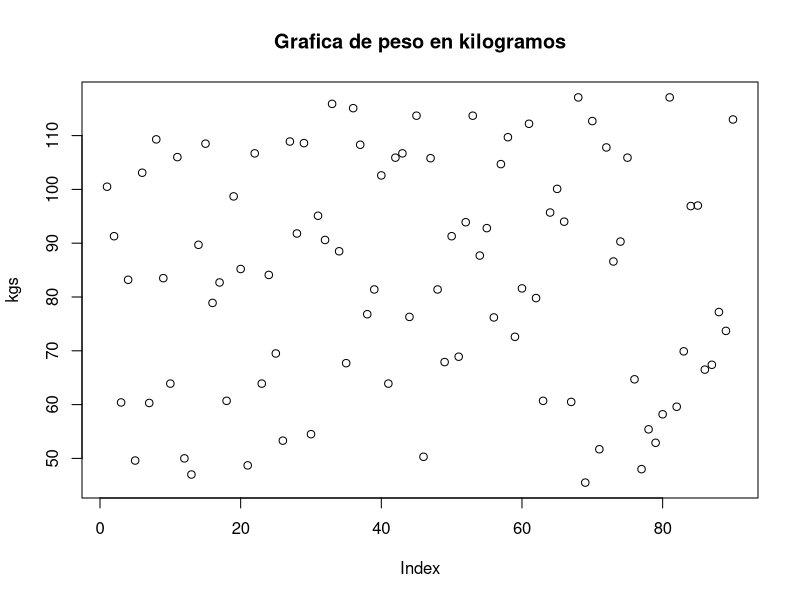
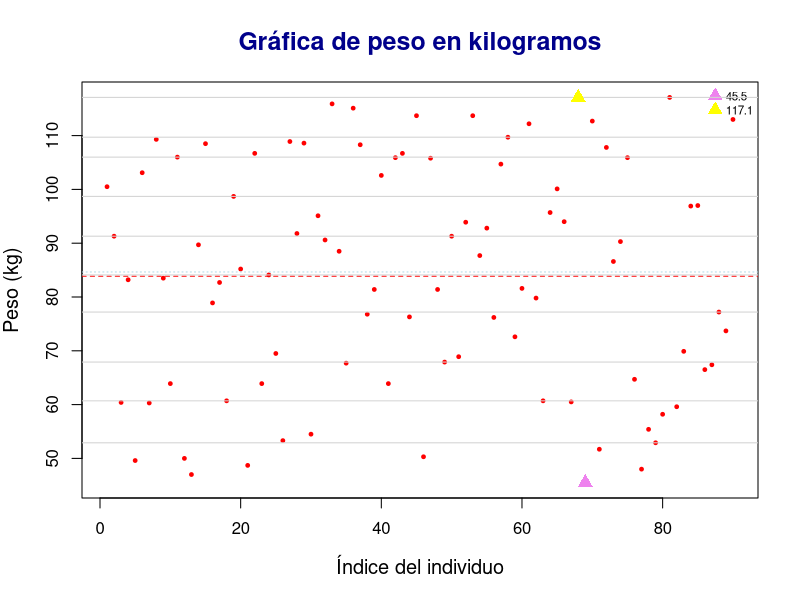
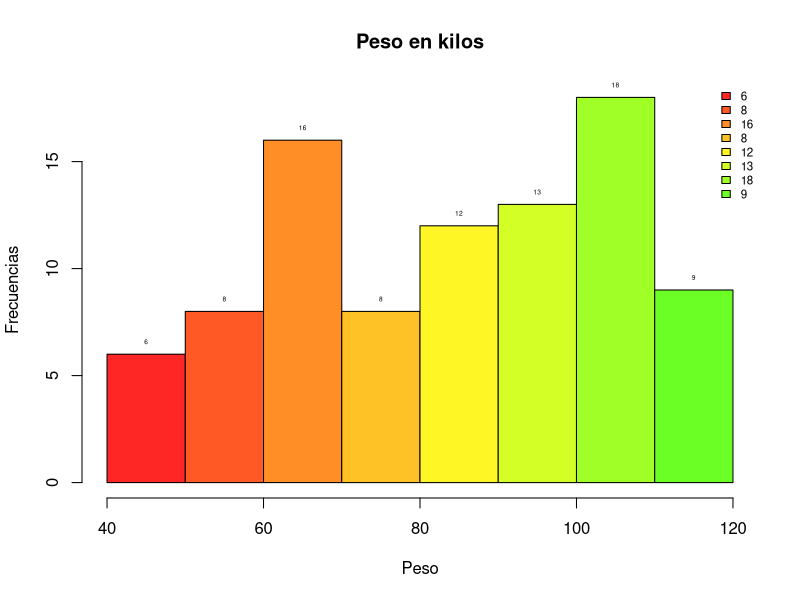
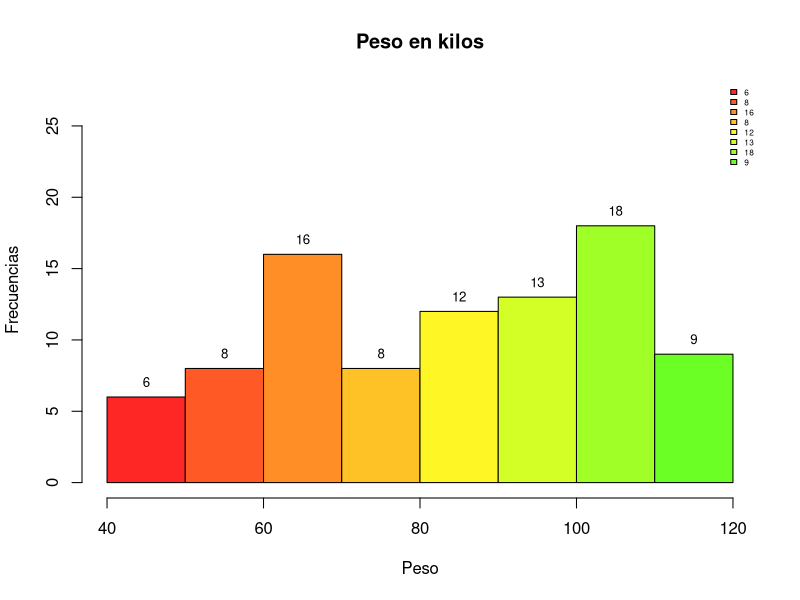
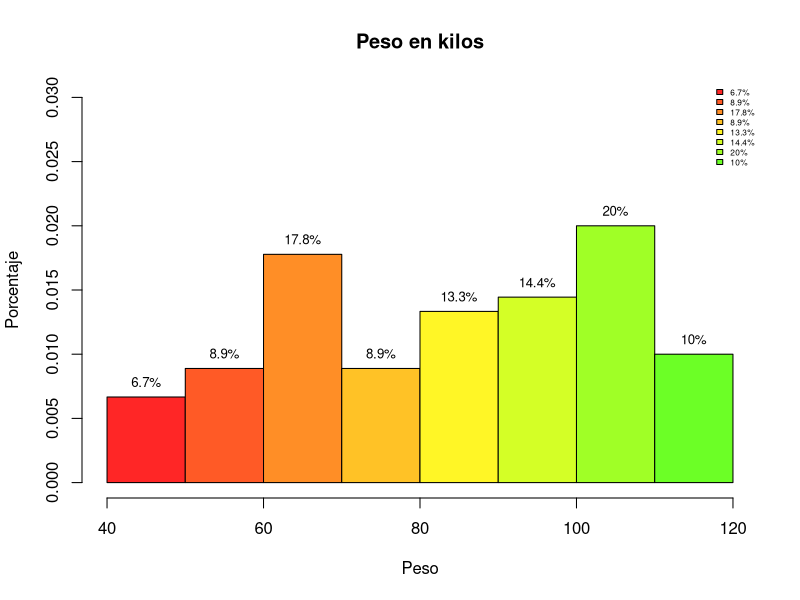
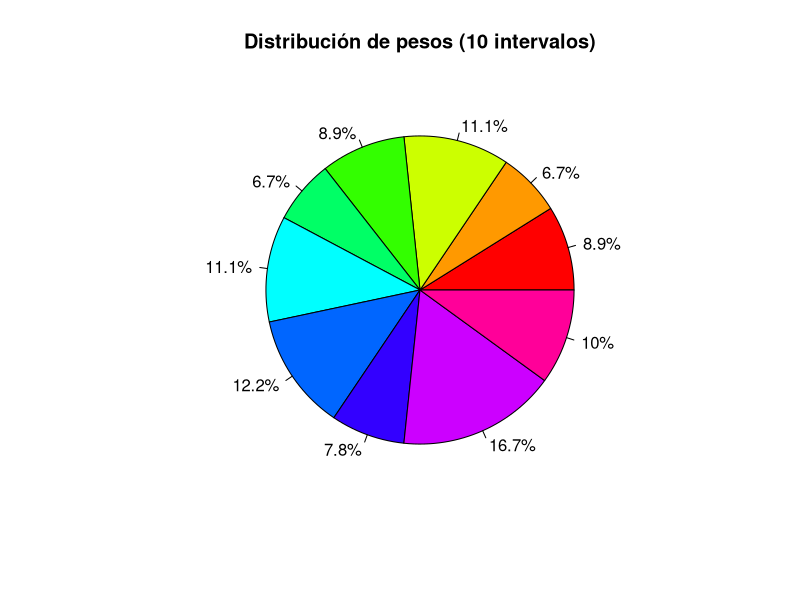
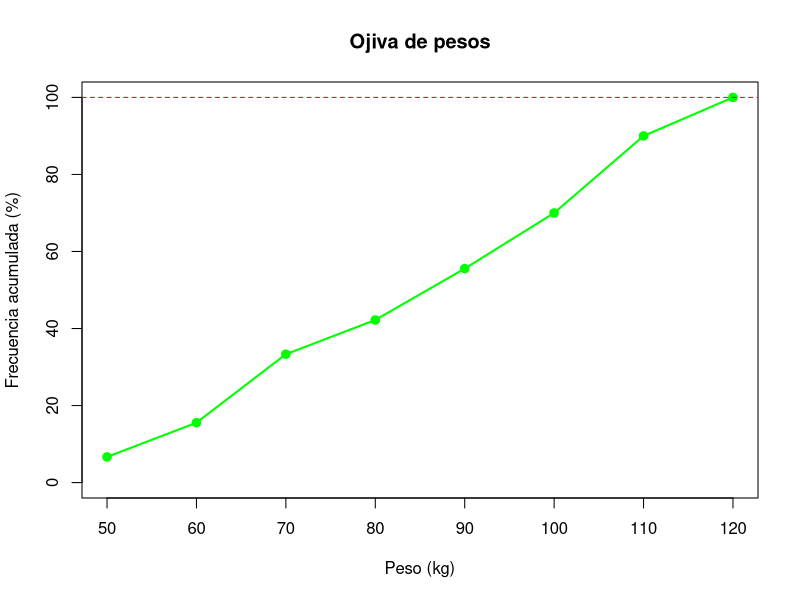
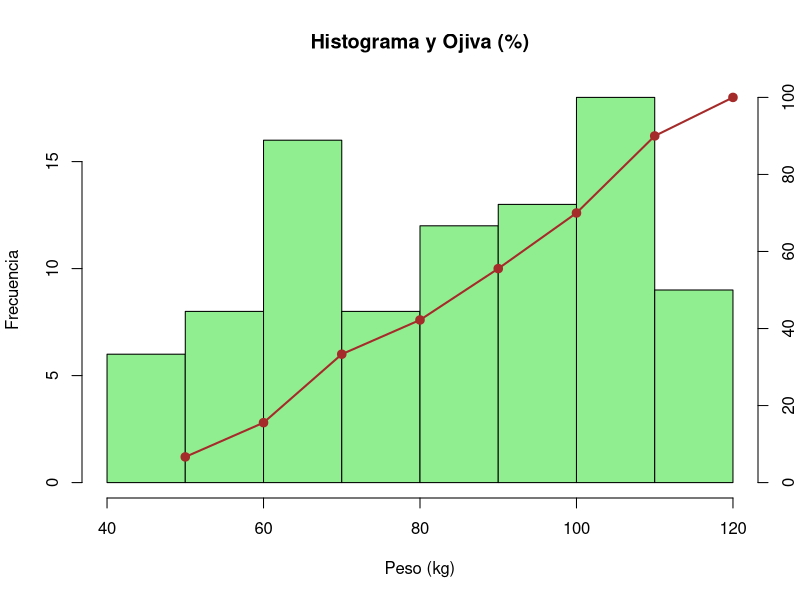

These charts were generated, in order, by the following R code:
## ---- chunk 1
knitr::opts_chunk$set(echo = TRUE)
## ---- chunk 2
17<5
17>5
17<=5
17>=5
17!=5
17==5
## ---- chunk 3
17+5
17*5
17*5
17^5
17%/%5
17%%5
## ---- chunk 4
log(1)
log(12)
log(12,2)
exp(12)
exp(1)
## ---- chunk 5
sin(45)
cos(45)
tan(45)
asin(0.96)
acos(0.97)
atan(0.45)
## ---- chunk 6
abs(-34)
sqrt(8)
floor(1.56)
ceiling(1.56)
max(4,7,2,12)
min(4,7,2,12)
sign(-45)
## ---- chunk 7
cos(pi/6 + pi/2) + exp(2)
## ---- chunk 8
cos(pi/6 + pi/2) + exp(2)*log(5) + acos(1/sqrt(2))
## ---- chunk 9
1/7
## ---- chunk 10
options(digits = 3)
1/7
## ---- chunk 11
options(digits = 6)
1/7
## ---- chunk 12
round(67.45)
## ---- chunk 13
round(75.324568, 2)
## ---- chunk 14
options(digits = 7)
## ---- chunk 15
signif(56.345458234234, 2)
## ---- chunk 16
signif(56.345458234234)
## ---- chunk 17
exp(-30)
## ---- chunk 18
options(scipen = 999)
## ---- chunk 19
exp(-30)
## ---- chunk 20
options(scipen = 0)
## ---- chunk 21
# Definimos nuevas constantes
pi_val <- pi
y <- 0.075
k <- log(10)
y0 <- exp(k * y)
## ---- chunk 22
txt <- "El valor de y0 es:"
cat(txt, y0, "\n")
paste(txt, y0)
paste0(txt, y0)
## ---- chunk 23
y0 <- 2
y1 <- y0^2 - sqrt(y0) + 5
(y1 <- y0^2 - sqrt(y0) + 5)
print(y1)
## ---- chunk 24
ls()
## ---- chunk 25
rm(list = ls())
ls()
## ---- chunk 26
y0 <- 3
y1 <- y0^3 + sin(y0)
cat("y0 =", y0, "\n", "y1 =", y1)
## ---- chunk 27
fun1 <- function(x,a,b,h,k){
  res <- a+b*cos(hx+k)
  return(res)
}
## ---- chunk 28
Discriminante <- function(a,b,c){
  res <- b^2-4*a*c
  return(res)
}
## ---- chunk 29
knitr::opts_chunk$set(echo = TRUE, message = FALSE, warning = FALSE)
## ---- chunk 30
rm(list = ls())
dev.off()
## ---- chunk 31
kgs <- c(100.5, 91.3, 60.4, 83.2, 49.6, 103.1, 60.3, 109.3, 83.5,
         63.9, 106, 50, 47, 89.7, 108.5, 78.9, 82.7, 60.7, 98.7, 85.2, 48.7, 106.7, 63.9, 84.1,
         69.5, 53.3, 108.9, 91.8, 108.6, 54.5, 95.1, 90.6, 115.9, 88.5, 67.7, 115.1, 108.3, 76.8,
         81.4, 102.6, 63.9, 105.9, 106.7, 76.3, 113.7, 50.3, 105.8, 81.4, 67.9, 91.3, 68.9, 93.9,
         113.7, 87.7, 92.8, 76.2, 104.7, 109.7, 72.6, 81.6, 112.2, 79.8, 60.7, 95.7, 100.1, 94,
         60.5, 117.1, 45.5, 112.7, 51.7, 107.8, 86.6, 90.3, 105.9, 64.7, 48, 55.4, 52.9, 58.2,
         117.1, 59.6, 69.9, 96.9, 97, 66.5, 67.4, 77.2, 73.7, 113)
## ---- chunk 32
summary(kgs)
## ---- chunk 33
kgs_ord <- sort(kgs)
cte <- 9
## ---- chunk 34
indices <- 1:10; (indices)
t <- cte*indices; (t)
## ---- chunk 35
mis_deciles <- kgs_ord[t]; (mis_deciles)
cuantiles <- quantile(kgs); (cuantiles)
Q1 <- cuantiles[2]; (Q1)
Q2 <- cuantiles[3]; (Q2)
Q3 <- cuantiles[4]; (Q3)
## ---- chunk 36
x_media <- mean(kgs)
mi_min <- min(kgs); 
mi_max <- max(kgs);
## ---- chunk 37
plot(kgs,main="Grafica de peso en kilogramos")
## ---- chunk 38
plot(
  kgs,
  main = "Gráfica de peso en kilogramos",
  xlab = "Índice del individuo",
  ylab = "Peso (kg)",
  col = "red",       
  pch = 19,           
  cex = 0.5,          
  cex.main = 1.5,     
  cex.lab = 1.2,      
  col.main = "darkblue")
legend(
  "topright",                  
  legend = c(mi_min,mi_max),    
  pch = 17,
  col=c("violet","yellow"),
  pt.cex = 1.5,               
  cex = 0.7,
  bty = "n"                    
)
abline(h = x_media, col = "red", lwd = 1, lty = 2)     
abline(h = Q2, col = "lightblue", lwd = 1, lty = 3) 
abline(h = mis_deciles, col = "lightgray", lty = 1.5)
points(which.min(kgs), min(kgs), col = "violet", pch = 17, cex = 1.5)
points(which.max(kgs), max(kgs), col = "yellow", pch = 17, cex = 1.5)
## ---- chunk 39
nbreaks=10;
miscolores <- rainbow(25,0.85);
h <- hist(kgs, breaks = nbreaks, col= miscolores, 
          main = 'Peso en kilos',
          xlab="Peso",
          ylab="Frecuencias")
text(h$mids, h$counts, labels = h$counts, pos = 3, cex = 0.4, 
     col = "black")
nl <- length(h$counts); 
legend(
  "topright",                  
  legend = h$counts,   
  fill = miscolores,
  col = miscolores,    
  pt.cex = 1.5,             
  cex = 0.7,
  bty = "n"                  
)
## ---- chunk 40

h2 <- hist(kgs, breaks = nbreaks, col= miscolores, 
          main = 'Peso en kilos',
          xlab="Peso",
          ylab="Frecuencias",
          ylim=c(0,max(h$counts)*1.5))
text(h$mids, h$counts, labels = h$counts, pos = 3, cex = 0.8, 
     col = "black")
nl <- length(h$counts); 
legend(
  "topright",                
  legend = h$counts,    
  fill = miscolores,
  col = miscolores,    
  pt.cex = 1.5,                
  cex = 0.5,
  bty = "n"                  
)
## ---- chunk 41
h3 <- hist(kgs, 
           breaks = nbreaks, 
           col= miscolores, 
           main = 'Peso en kilos',
           xlab="Peso",
           ylab="Porcentaje",
           ylim=c(0,max(h$density)*1.5),
           probability=TRUE)
porcentajes <- h3$counts/sum(h3$counts)*100

text(h3$mids, 
     h3$density, 
     labels = paste0(round(porcentajes,1),"%"),
     pos = 3, 
     cex = 0.8, 
     col = "black")

nl <- length(h3$counts); (nl)
legend(
  "topright",                  
  legend = paste0(round(porcentajes,1),"%"),
  fill = miscolores,
  cex = 0.5,
  bty = "n"                    
)
## ---- chunk 42
nbreaks <- 10
intervalos <- cut(kgs, breaks = nbreaks); (intervalos)
tabla <- table(intervalos); (tabla)
porcentajes <- round(prop.table(tabla) * 100, 1); (porcentajes)
pie(tabla,
    main = "Distribución de pesos (10 intervalos)",
    col = rainbow(length(tabla)),
    labels = paste0(porcentajes, "%"))
## ---- chunk 43
nbreaks <- 10
h <- hist(kgs, breaks = nbreaks, plot = FALSE)
freq_acum <- cumsum(h$counts) / sum(h$counts) * 100
x_vals <- h$breaks[-1]
plot(x_vals, freq_acum, type = "o",
     main = "Ojiva de pesos",
     xlab = "Peso (kg)",
     ylab = "Frecuencia acumulada (%)",
     col = "green", pch = 19, lwd = 2,
     ylim = c(0, 100))
abline(h = 100, col = "brown", lty = 2)
## ---- chunk 44
nbreaks <- 10
h <- hist(kgs, breaks = nbreaks, plot = FALSE)
hist(kgs,
     breaks = nbreaks,
     col = "lightgreen",
     main = "Histograma y Ojiva (%)",
     xlab = "Peso (kg)",
     ylab = "Frecuencia")
freq_acum_pct <- cumsum(h$counts) / sum(h$counts) * 100
x_vals <- h$breaks[-1]
par(new = TRUE)
plot(x_vals, freq_acum_pct,
     type = "o", pch = 19, lwd = 2, col = "brown",
     axes = FALSE, xlab = "", ylab = "",
     xlim = range(h$breaks), ylim = c(0, 100))
axis(4)                           # eje derecho
#---- Fin ----
